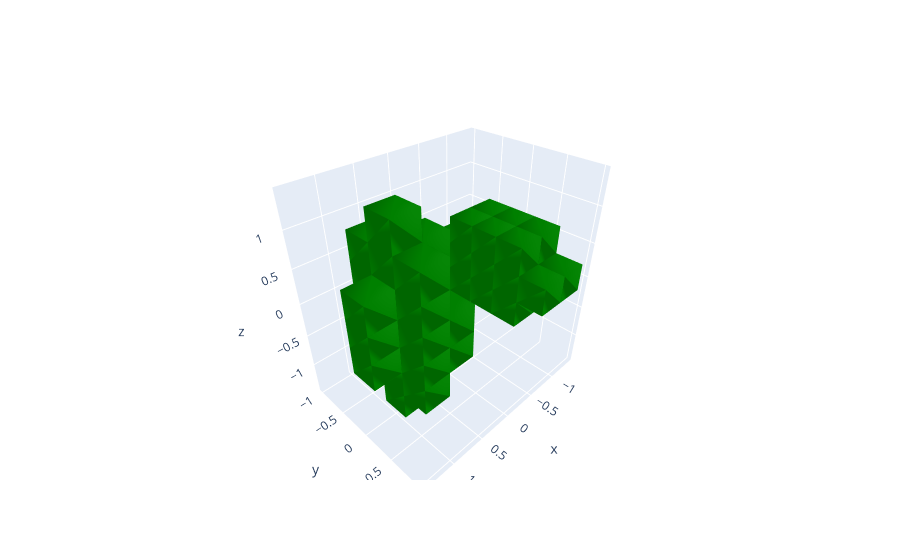

Notebook code for this chart:
### Code cell
import plotly.graph_objects as go
import numpy as np


prob_pred = model.predict(x_val)[2]
pred = np.round(prob_pred)

print(pred.shape)


fig = go.Figure(data=[
    go.Mesh3d(
        # 8 vertices of a cube
        x=np.array([[gridpoints[q][0]-0.2 for p in range(2)] + [gridpoints[q][0]+0.2 for p in range(2)] for p in range(2)]).flatten(),
        y=np.array([[gridpoints[q][1]-0.2] + [gridpoints[q][1]+0.2 for p in range(2)] + [gridpoints[q][1]-0.2] for p in range(2)]).flatten(),
        z=[gridpoints[q][2]-0.2 for p in range(4)] + [gridpoints[q][2]+0.2 for p in range(4)],
        i = [7, 0, 0, 0, 4, 4, 6, 6, 4, 0, 3, 2],
        j = [3, 4, 1, 2, 5, 6, 5, 2, 0, 1, 6, 3],
        k = [0, 7, 2, 3, 6, 7, 1, 1, 5, 5, 7, 6],
        color = 'green'
    )
 for q in range(1331) if (pred[q]==1)]
)


fig.show()

### Figure 1 — Plotly figure (JSON) as saved in the notebook; plotly's stock layout.template omitted (floating-point values rounded to 4 significant figures)
{"data": [{"color": "green", "i": [7, 0, 0, 0, 4, 4, 6, 6, 4, 0, 3, 2], "j": [3, 4, 1, 2, 5, 6, 5, 2, 0, 1, 6, 3], "k": [0, 7, 2, 3, 6, 7, 1, 1, 5, 5, 7, 6], "type": "mesh3d", "x": [0.6, 0.6, 1.0, 1.0, 0.6, 0.6, 1.0, 1.0], "y": [-0.2, 0.2, 0.2, -0.2, -0.2, 0.2, 0.2, -0.2], "z": [-1.4, -1.4, -1.4, -1.4, -1, -1, -1, -1]}, {"color": "green", "i": [7, 0, 0, 0, 4, 4, 6, 6, 4, 0, 3, 2], "j": [3, 4, 1, 2, 5, 6, 5, 2, 0, 1, 6, 3], "k": [0, 7, 2, 3, 6, 7, 1, 1, 5, 5, 7, 6], "type": "mesh3d", "x": [0.6, 0.6, 1.0, 1.0, 0.6, 0.6, 1.0, 1.0], "y": [-0.6, -0.2, -0.2, -0.6, -0.6, -0.2, -0.2, -0.6], "z": [-1.0, -1.0, -1.0, -1.0, -0.6, -0.6, -0.6, -0.6]}, {"color": "green", "i": [7, 0, 0, 0, 4, 4, 6, 6, 4, 0, 3, 2], "j": [3, 4, 1, 2, 5, 6, 5, 2, 0, 1, 6, 3], "k": [0, 7, 2, 3, 6, 7, 1, 1, 5, 5, 7, 6], "type": "mesh3d", "x": [-1.4, -1.4, -1, -1, -1.4, -1.4, -1, -1], "y": [-0.2, 0.2, 0.2, -0.2, -0.2, 0.2, 0.2, -0.2], "z": [-1.0, -1.0, -1.0, -1.0, -0.6, -0.6, -0.6, -0.6]}, {"color": "green", "i": [7, 0, 0, 0, 4, 4, 6, 6, 4, 0, 3, 2], "j": [3, 4, 1, 2, 5, 6, 5, 2, 0, 1, 6, 3], "k": [0, 7, 2, 3, 6, 7, 1, 1, 5, 5, 7, 6], "type": "mesh3d", "x": [0.2, 0.2, 0.6, 0.6, 0.2, 0.2, 0.6, 0.6], "y": [-0.2, 0.2, 0.2, -0.2, -0.2, 0.2, 0.2, -0.2], "z": [-1.0, -1.0, -1.0, -1.0, -0.6, -0.6, -0.6, -0.6]}, {"color": "green", "i": [7, 0, 0, 0, 4, 4, 6, 6, 4, 0, 3, 2], "j": [3, 4, 1, 2, 5, 6, 5, 2, 0, 1, 6, 3], "k": [0, 7, 2, 3, 6, 7, 1, 1, 5, 5, 7, 6], "type": "mesh3d", "x": [0.6, 0.6, 1.0, 1.0, 0.6, 0.6, 1.0, 1.0], "y": [-0.2, 0.2, 0.2, -0.2, -0.2, 0.2, 0.2, -0.2], "z": [-1.0, -1.0, -1.0, -1.0, -0.6, -0.6, -0.6, -0.6]}, {"color": "green", "i": [7, 0, 0, 0, 4, 4, 6, 6, 4, 0, 3, 2], "j": [3, 4, 1, 2, 5, 6, 5, 2, 0, 1, 6, 3], "k": [0, 7, 2, 3, 6, 7, 1, 1, 5, 5, 7, 6], "type": "mesh3d", "x": [0.6, 0.6, 1.0, 1.0, 0.6, 0.6, 1.0, 1.0], "y": [0.2, 0.6, 0.6, 0.2, 0.2, 0.6, 0.6, 0.2], "z": [-1.0, -1.0, -1.0, -1.0, -0.6, -0.6, -0.6, -0.6]}, {"color": "green", "i": [7, 0, 0, 0, 4, 4, 6, 6, 4, 0, 3, 2], "j": [3, 4, 1, 2, 5, 6, 5, 2, 0, 1, 6, 3], "k": [0, 7, 2, 3, 6, 7, 1, 1, 5, 5, 7, 6], "type": "mesh3d", "x": [-1.4, -1.4, -1, -1, -1.4, -1.4, -1, -1], "y": [-0.6, -0.2, -0.2, -0.6, -0.6, -0.2, -0.2, -0.6], "z": [-0.6, -0.6, -0.6, -0.6, -0.2, -0.2, -0.2, -0.2]}, {"color": "green", "i": [7, 0, 0, 0, 4, 4, 6, 6, 4, 0, 3, 2], "j": [3, 4, 1, 2, 5, 6, 5, 2, 0, 1, 6, 3], "k": [0, 7, 2, 3, 6, 7, 1, 1, 5, 5, 7, 6], "type": "mesh3d", "x": [-1.0, -1.0, -0.6, -0.6, -1.0, -1.0, -0.6, -0.6], "y": [-0.6, -0.2, -0.2, -0.6, -0.6, -0.2, -0.2, -0.6], "z": [-0.6, -0.6, -0.6, -0.6, -0.2, -0.2, -0.2, -0.2]}, {"color": "green", "i": [7, 0, 0, 0, 4, 4, 6, 6, 4, 0, 3, 2], "j": [3, 4, 1, 2, 5, 6, 5, 2, 0, 1, 6, 3], "k": [0, 7, 2, 3, 6, 7, 1, 1, 5, 5, 7, 6], "type": "mesh3d", "x": [0.6, 0.6, 1.0, 1.0, 0.6, 0.6, 1.0, 1.0], "y": [-0.6, -0.2, -0.2, -0.6, -0.6, -0.2, -0.2, -0.6], "z": [-0.6, -0.6, -0.6, -0.6, -0.2, -0.2, -0.2, -0.2]}, {"color": "green", "i": [7, 0, 0, 0, 4, 4, 6, 6, 4, 0, 3, 2], "j": [3, 4, 1, 2, 5, 6, 5, 2, 0, 1, 6, 3], "k": [0, 7, 2, 3, 6, 7, 1, 1, 5, 5, 7, 6], "type": "mesh3d", "x": [-1.4, -1.4, -1, -1, -1.4, -1.4, -1, -1], "y": [-0.2, 0.2, 0.2, -0.2, -0.2, 0.2, 0.2, -0.2], "z": [-0.6, -0.6, -0.6, -0.6, -0.2, -0.2, -0.2, -0.2]}, {"color": "green", "i": [7, 0, 0, 0, 4, 4, 6, 6, 4, 0, 3, 2], "j": [3, 4, 1, 2, 5, 6, 5, 2, 0, 1, 6, 3], "k": [0, 7, 2, 3, 6, 7, 1, 1, 5, 5, 7, 6], "type": "mesh3d", "x": [-1.0, -1.0, -0.6, -0.6, -1.0, -1.0, -0.6, -0.6], "y": [-0.2, 0.2, 0.2, -0.2, -0.2, 0.2, 0.2, -0.2], "z": [-0.6, -0.6, -0.6, -0.6, -0.2, -0.2, -0.2, -0.2]}, {"color": "green", "i": [7, 0, 0, 0, 4, 4, 6, 6, 4, 0, 3, 2], "j": [3, 4, 1, 2, 5, 6, 5, 2, 0, 1, 6, 3], "k": [0, 7, 2, 3, 6, 7, 1, 1, 5, 5, 7, 6], "type": "mesh3d", "x": [0.2, 0.2, 0.6, 0.6, 0.2, 0.2, 0.6, 0.6], "y": [-0.2, 0.2, 0.2, -0.2, -0.2, 0.2, 0.2, -0.2], "z": [-0.6, -0.6, -0.6, -0.6, -0.2, -0.2, -0.2, -0.2]}, {"color": "green", "i": [7, 0, 0, 0, 4, 4, 6, 6, 4, 0, 3, 2], "j": [3, 4, 1, 2, 5, 6, 5, 2, 0, 1, 6, 3], "k": [0, 7, 2, 3, 6, 7, 1, 1, 5, 5, 7, 6], "type": "mesh3d", "x": [0.6, 0.6, 1.0, 1.0, 0.6, 0.6, 1.0, 1.0], "y": [-0.2, 0.2, 0.2, -0.2, -0.2, 0.2, 0.2, -0.2], "z": [-0.6, -0.6, -0.6, -0.6, -0.2, -0.2, -0.2, -0.2]}, {"color": "green", "i": [7, 0, 0, 0, 4, 4, 6, 6, 4, 0, 3, 2], "j": [3, 4, 1, 2, 5, 6, 5, 2, 0, 1, 6, 3], "k": [0, 7, 2, 3, 6, 7, 1, 1, 5, 5, 7, 6], "type": "mesh3d", "x": [1.0, 1.0, 1.4, 1.4, 1.0, 1.0, 1.4, 1.4], "y": [-0.2, 0.2, 0.2, -0.2, -0.2, 0.2, 0.2, -0.2], "z": [-0.6, -0.6, -0.6, -0.6, -0.2, -0.2, -0.2, -0.2]}, {"color": "green", "i": [7, 0, 0, 0, 4, 4, 6, 6, 4, 0, 3, 2], "j": [3, 4, 1, 2, 5, 6, 5, 2, 0, 1, 6, 3], "k": [0, 7, 2, 3, 6, 7, 1, 1, 5, 5, 7, 6], "type": "mesh3d", "x": [-1.4, -1.4, -1, -1, -1.4, -1.4, -1, -1], "y": [0.2, 0.6, 0.6, 0.2, 0.2, 0.6, 0.6, 0.2], "z": [-0.6, -0.6, -0.6, -0.6, -0.2, -0.2, -0.2, -0.2]}, {"color": "green", "i": [7, 0, 0, 0, 4, 4, 6, 6, 4, 0, 3, 2], "j": [3, 4, 1, 2, 5, 6, 5, 2, 0, 1, 6, 3], "k": [0, 7, 2, 3, 6, 7, 1, 1, 5, 5, 7, 6], "type": "mesh3d", "x": [-1.0, -1.0, -0.6, -0.6, -1.0, -1.0, -0.6, -0.6], "y": [0.2, 0.6, 0.6, 0.2, 0.2, 0.6, 0.6, 0.2], "z": [-0.6, -0.6, -0.6, -0.6, -0.2, -0.2, -0.2, -0.2]}, {"color": "green", "i": [7, 0, 0, 0, 4, 4, 6, 6, 4, 0, 3, 2], "j": [3, 4, 1, 2, 5, 6, 5, 2, 0, 1, 6, 3], "k": [0, 7, 2, 3, 6, 7, 1, 1, 5, 5, 7, 6], "type": "mesh3d", "x": [0.2, 0.2, 0.6, 0.6, 0.2, 0.2, 0.6, 0.6], "y": [0.2, 0.6, 0.6, 0.2, 0.2, 0.6, 0.6, 0.2], "z": [-0.6, -0.6, -0.6, -0.6, -0.2, -0.2, -0.2, -0.2]}, {"color": "green", "i": [7, 0, 0, 0, 4, 4, 6, 6, 4, 0, 3, 2], "j": [3, 4, 1, 2, 5, 6, 5, 2, 0, 1, 6, 3], "k": [0, 7, 2, 3, 6, 7, 1, 1, 5, 5, 7, 6], "type": "mesh3d", "x": [0.6, 0.6, 1.0, 1.0, 0.6, 0.6, 1.0, 1.0], "y": [0.2, 0.6, 0.6, 0.2, 0.2, 0.6, 0.6, 0.2], "z": [-0.6, -0.6, -0.6, -0.6, -0.2, -0.2, -0.2, -0.2]}, {"color": "green", "i": [7, 0, 0, 0, 4, 4, 6, 6, 4, 0, 3, 2], "j": [3, 4, 1, 2, 5, 6, 5, 2, 0, 1, 6, 3], "k": [0, 7, 2, 3, 6, 7, 1, 1, 5, 5, 7, 6], "type": "mesh3d", "x": [-1.4, -1.4, -1, -1, -1.4, -1.4, -1, -1], "y": [-1.0, -0.6, -0.6, -1.0, -1.0, -0.6, -0.6, -1.0], "z": [-0.2, -0.2, -0.2, -0.2, 0.2, 0.2, 0.2, 0.2]}, {"color": "green", "i": [7, 0, 0, 0, 4, 4, 6, 6, 4, 0, 3, 2], "j": [3, 4, 1, 2, 5, 6, 5, 2, 0, 1, 6, 3], "k": [0, 7, 2, 3, 6, 7, 1, 1, 5, 5, 7, 6], "type": "mesh3d", "x": [-1.0, -1.0, -0.6, -0.6, -1.0, -1.0, -0.6, -0.6], "y": [-1.0, -0.6, -0.6, -1.0, -1.0, -0.6, -0.6, -1.0], "z": [-0.2, -0.2, -0.2, -0.2, 0.2, 0.2, 0.2, 0.2]}, {"color": "green", "i": [7, 0, 0, 0, 4, 4, 6, 6, 4, 0, 3, 2], "j": [3, 4, 1, 2, 5, 6, 5, 2, 0, 1, 6, 3], "k": [0, 7, 2, 3, 6, 7, 1, 1, 5, 5, 7, 6], "type": "mesh3d", "x": [-1.4, -1.4, -1, -1, -1.4, -1.4, -1, -1], "y": [-0.6, -0.2, -0.2, -0.6, -0.6, -0.2, -0.2, -0.6], "z": [-0.2, -0.2, -0.2, -0.2, 0.2, 0.2, 0.2, 0.2]}, {"color": "green", "i": [7, 0, 0, 0, 4, 4, 6, 6, 4, 0, 3, 2], "j": [3, 4, 1, 2, 5, 6, 5, 2, 0, 1, 6, 3], "k": [0, 7, 2, 3, 6, 7, 1, 1, 5, 5, 7, 6], "type": "mesh3d", "x": [-1.0, -1.0, -0.6, -0.6, -1.0, -1.0, -0.6, -0.6], "y": [-0.6, -0.2, -0.2, -0.6, -0.6, -0.2, -0.2, -0.6], "z": [-0.2, -0.2, -0.2, -0.2, 0.2, 0.2, 0.2, 0.2]}, {"color": "green", "i": [7, 0, 0, 0, 4, 4, 6, 6, 4, 0, 3, 2], "j": [3, 4, 1, 2, 5, 6, 5, 2, 0, 1, 6, 3], "k": [0, 7, 2, 3, 6, 7, 1, 1, 5, 5, 7, 6], "type": "mesh3d", "x": [0.2, 0.2, 0.6, 0.6, 0.2, 0.2, 0.6, 0.6], "y": [-0.6, -0.2, -0.2, -0.6, -0.6, -0.2, -0.2, -0.6], "z": [-0.2, -0.2, -0.2, -0.2, 0.2, 0.2, 0.2, 0.2]}, {"color": "green", "i": [7, 0, 0, 0, 4, 4, 6, 6, 4, 0, 3, 2], "j": [3, 4, 1, 2, 5, 6, 5, 2, 0, 1, 6, 3], "k": [0, 7, 2, 3, 6, 7, 1, 1, 5, 5, 7, 6], "type": "mesh3d", "x": [0.6, 0.6, 1.0, 1.0, 0.6, 0.6, 1.0, 1.0], "y": [-0.6, -0.2, -0.2, -0.6, -0.6, -0.2, -0.2, -0.6], "z": [-0.2, -0.2, -0.2, -0.2, 0.2, 0.2, 0.2, 0.2]}, {"color": "green", "i": [7, 0, 0, 0, 4, 4, 6, 6, 4, 0, 3, 2], "j": [3, 4, 1, 2, 5, 6, 5, 2, 0, 1, 6, 3], "k": [0, 7, 2, 3, 6, 7, 1, 1, 5, 5, 7, 6], "type": "mesh3d", "x": [-1.4, -1.4, -1, -1, -1.4, -1.4, -1, -1], "y": [-0.2, 0.2, 0.2, -0.2, -0.2, 0.2, 0.2, -0.2], "z": [-0.2, -0.2, -0.2, -0.2, 0.2, 0.2, 0.2, 0.2]}, {"color": "green", "i": [7, 0, 0, 0, 4, 4, 6, 6, 4, 0, 3, 2], "j": [3, 4, 1, 2, 5, 6, 5, 2, 0, 1, 6, 3], "k": [0, 7, 2, 3, 6, 7, 1, 1, 5, 5, 7, 6], "type": "mesh3d", "x": [-1.0, -1.0, -0.6, -0.6, -1.0, -1.0, -0.6, -0.6], "y": [-0.2, 0.2, 0.2, -0.2, -0.2, 0.2, 0.2, -0.2], "z": [-0.2, -0.2, -0.2, -0.2, 0.2, 0.2, 0.2, 0.2]}, {"color": "green", "i": [7, 0, 0, 0, 4, 4, 6, 6, 4, 0, 3, 2], "j": [3, 4, 1, 2, 5, 6, 5, 2, 0, 1, 6, 3], "k": [0, 7, 2, 3, 6, 7, 1, 1, 5, 5, 7, 6], "type": "mesh3d", "x": [0.2, 0.2, 0.6, 0.6, 0.2, 0.2, 0.6, 0.6], "y": [-0.2, 0.2, 0.2, -0.2, -0.2, 0.2, 0.2, -0.2], "z": [-0.2, -0.2, -0.2, -0.2, 0.2, 0.2, 0.2, 0.2]}, {"color": "green", "i": [7, 0, 0, 0, 4, 4, 6, 6, 4, 0, 3, 2], "j": [3, 4, 1, 2, 5, 6, 5, 2, 0, 1, 6, 3], "k": [0, 7, 2, 3, 6, 7, 1, 1, 5, 5, 7, 6], "type": "mesh3d", "x": [0.6, 0.6, 1.0, 1.0, 0.6, 0.6, 1.0, 1.0], "y": [-0.2, 0.2, 0.2, -0.2, -0.2, 0.2, 0.2, -0.2], "z": [-0.2, -0.2, -0.2, -0.2, 0.2, 0.2, 0.2, 0.2]}, {"color": "green", "i": [7, 0, 0, 0, 4, 4, 6, 6, 4, 0, 3, 2], "j": [3, 4, 1, 2, 5, 6, 5, 2, 0, 1, 6, 3], "k": [0, 7, 2, 3, 6, 7, 1, 1, 5, 5, 7, 6], "type": "mesh3d", "x": [1.0, 1.0, 1.4, 1.4, 1.0, 1.0, 1.4, 1.4], "y": [-0.2, 0.2, 0.2, -0.2, -0.2, 0.2, 0.2, -0.2], "z": [-0.2, -0.2, -0.2, -0.2, 0.2, 0.2, 0.2, 0.2]}, {"color": "green", "i": [7, 0, 0, 0, 4, 4, 6, 6, 4, 0, 3, 2], "j": [3, 4, 1, 2, 5, 6, 5, 2, 0, 1, 6, 3], "k": [0, 7, 2, 3, 6, 7, 1, 1, 5, 5, 7, 6], "type": "mesh3d", "x": [-1.4, -1.4, -1, -1, -1.4, -1.4, -1, -1], "y": [0.2, 0.6, 0.6, 0.2, 0.2, 0.6, 0.6, 0.2], "z": [-0.2, -0.2, -0.2, -0.2, 0.2, 0.2, 0.2, 0.2]}, {"color": "green", "i": [7, 0, 0, 0, 4, 4, 6, 6, 4, 0, 3, 2], "j": [3, 4, 1, 2, 5, 6, 5, 2, 0, 1, 6, 3], "k": [0, 7, 2, 3, 6, 7, 1, 1, 5, 5, 7, 6], "type": "mesh3d", "x": [-1.0, -1.0, -0.6, -0.6, -1.0, -1.0, -0.6, -0.6], "y": [0.2, 0.6, 0.6, 0.2, 0.2, 0.6, 0.6, 0.2], "z": [-0.2, -0.2, -0.2, -0.2, 0.2, 0.2, 0.2, 0.2]}, {"color": "green", "i": [7, 0, 0, 0, 4, 4, 6, 6, 4, 0, 3, 2], "j": [3, 4, 1, 2, 5, 6, 5, 2, 0, 1, 6, 3], "k": [0, 7, 2, 3, 6, 7, 1, 1, 5, 5, 7, 6], "type": "mesh3d", "x": [0.2, 0.2, 0.6, 0.6, 0.2, 0.2, 0.6, 0.6], "y": [0.2, 0.6, 0.6, 0.2, 0.2, 0.6, 0.6, 0.2], "z": [-0.2, -0.2, -0.2, -0.2, 0.2, 0.2, 0.2, 0.2]}, {"color": "green", "i": [7, 0, 0, 0, 4, 4, 6, 6, 4, 0, 3, 2], "j": [3, 4, 1, 2, 5, 6, 5, 2, 0, 1, 6, 3], "k": [0, 7, 2, 3, 6, 7, 1, 1, 5, 5, 7, 6], "type": "mesh3d", "x": [0.6, 0.6, 1.0, 1.0, 0.6, 0.6, 1.0, 1.0], "y": [0.2, 0.6, 0.6, 0.2, 0.2, 0.6, 0.6, 0.2], "z": [-0.2, -0.2, -0.2, -0.2, 0.2, 0.2, 0.2, 0.2]}, {"color": "green", "i": [7, 0, 0, 0, 4, 4, 6, 6, 4, 0, 3, 2], "j": [3, 4, 1, 2, 5, 6, 5, 2, 0, 1, 6, 3], "k": [0, 7, 2, 3, 6, 7, 1, 1, 5, 5, 7, 6], "type": "mesh3d", "x": [-1.4, -1.4, -1, -1, -1.4, -1.4, -1, -1], "y": [0.6, 1.0, 1.0, 0.6, 0.6, 1.0, 1.0, 0.6], "z": [-0.2, -0.2, -0.2, -0.2, 0.2, 0.2, 0.2, 0.2]}, {"color": "green", "i": [7, 0, 0, 0, 4, 4, 6, 6, 4, 0, 3, 2], "j": [3, 4, 1, 2, 5, 6, 5, 2, 0, 1, 6, 3], "k": [0, 7, 2, 3, 6, 7, 1, 1, 5, 5, 7, 6], "type": "mesh3d", "x": [-1.0, -1.0, -0.6, -0.6, -1.0, -1.0, -0.6, -0.6], "y": [0.6, 1.0, 1.0, 0.6, 0.6, 1.0, 1.0, 0.6], "z": [-0.2, -0.2, -0.2, -0.2, 0.2, 0.2, 0.2, 0.2]}, {"color": "green", "i": [7, 0, 0, 0, 4, 4, 6, 6, 4, 0, 3, 2], "j": [3, 4, 1, 2, 5, 6, 5, 2, 0, 1, 6, 3], "k": [0, 7, 2, 3, 6, 7, 1, 1, 5, 5, 7, 6], "type": "mesh3d", "x": [-1.4, -1.4, -1, -1, -1.4, -1.4, -1, -1], "y": [-0.6, -0.2, -0.2, -0.6, -0.6, -0.2, -0.2, -0.6], "z": [0.2, 0.2, 0.2, 0.2, 0.6, 0.6, 0.6, 0.6]}, {"color": "green", "i": [7, 0, 0, 0, 4, 4, 6, 6, 4, 0, 3, 2], "j": [3, 4, 1, 2, 5, 6, 5, 2, 0, 1, 6, 3], "k": [0, 7, 2, 3, 6, 7, 1, 1, 5, 5, 7, 6], "type": "mesh3d", "x": [-1.0, -1.0, -0.6, -0.6, -1.0, -1.0, -0.6, -0.6], "y": [-0.6, -0.2, -0.2, -0.6, -0.6, -0.2, -0.2, -0.6], "z": [0.2, 0.2, 0.2, 0.2, 0.6, 0.6, 0.6, 0.6]}, {"color": "green", "i": [7, 0, 0, 0, 4, 4, 6, 6, 4, 0, 3, 2], "j": [3, 4, 1, 2, 5, 6, 5, 2, 0, 1, 6, 3], "k": [0, 7, 2, 3, 6, 7, 1, 1, 5, 5, 7, 6], "type": "mesh3d", "x": [0.6, 0.6, 1.0, 1.0, 0.6, 0.6, 1.0, 1.0], "y": [-0.6, -0.2, -0.2, -0.6, -0.6, -0.2, -0.2, -0.6], "z": [0.2, 0.2, 0.2, 0.2, 0.6, 0.6, 0.6, 0.6]}, {"color": "green", "i": [7, 0, 0, 0, 4, 4, 6, 6, 4, 0, 3, 2], "j": [3, 4, 1, 2, 5, 6, 5, 2, 0, 1, 6, 3], "k": [0, 7, 2, 3, 6, 7, 1, 1, 5, 5, 7, 6], "type": "mesh3d", "x": [-1.4, -1.4, -1, -1, -1.4, -1.4, -1, -1], "y": [-0.2, 0.2, 0.2, -0.2, -0.2, 0.2, 0.2, -0.2], "z": [0.2, 0.2, 0.2, 0.2, 0.6, 0.6, 0.6, 0.6]}, {"color": "green", "i": [7, 0, 0, 0, 4, 4, 6, 6, 4, 0, 3, 2], "j": [3, 4, 1, 2, 5, 6, 5, 2, 0, 1, 6, 3], "k": [0, 7, 2, 3, 6, 7, 1, 1, 5, 5, 7, 6], "type": "mesh3d", "x": [-1.0, -1.0, -0.6, -0.6, -1.0, -1.0, -0.6, -0.6], "y": [-0.2, 0.2, 0.2, -0.2, -0.2, 0.2, 0.2, -0.2], "z": [0.2, 0.2, 0.2, 0.2, 0.6, 0.6, 0.6, 0.6]}, {"color": "green", "i": [7, 0, 0, 0, 4, 4, 6, 6, 4, 0, 3, 2], "j": [3, 4, 1, 2, 5, 6, 5, 2, 0, 1, 6, 3], "k": [0, 7, 2, 3, 6, 7, 1, 1, 5, 5, 7, 6], "type": "mesh3d", "x": [0.2, 0.2, 0.6, 0.6, 0.2, 0.2, 0.6, 0.6], "y": [-0.2, 0.2, 0.2, -0.2, -0.2, 0.2, 0.2, -0.2], "z": [0.2, 0.2, 0.2, 0.2, 0.6, 0.6, 0.6, 0.6]}, {"color": "green", "i": [7, 0, 0, 0, 4, 4, 6, 6, 4, 0, 3, 2], "j": [3, 4, 1, 2, 5, 6, 5, 2, 0, 1, 6, 3], "k": [0, 7, 2, 3, 6, 7, 1, 1, 5, 5, 7, 6], "type": "mesh3d", "x": [0.6, 0.6, 1.0, 1.0, 0.6, 0.6, 1.0, 1.0], "y": [-0.2, 0.2, 0.2, -0.2, -0.2, 0.2, 0.2, -0.2], "z": [0.2, 0.2, 0.2, 0.2, 0.6, 0.6, 0.6, 0.6]}, {"color": "green", "i": [7, 0, 0, 0, 4, 4, 6, 6, 4, 0, 3, 2], "j": [3, 4, 1, 2, 5, 6, 5, 2, 0, 1, 6, 3], "k": [0, 7, 2, 3, 6, 7, 1, 1, 5, 5, 7, 6], "type": "mesh3d", "x": [1.0, 1.0, 1.4, 1.4, 1.0, 1.0, 1.4, 1.4], "y": [-0.2, 0.2, 0.2, -0.2, -0.2, 0.2, 0.2, -0.2], "z": [0.2, 0.2, 0.2, 0.2, 0.6, 0.6, 0.6, 0.6]}, {"color": "green", "i": [7, 0, 0, 0, 4, 4, 6, 6, 4, 0, 3, 2], "j": [3, 4, 1, 2, 5, 6, 5, 2, 0, 1, 6, 3], "k": [0, 7, 2, 3, 6, 7, 1, 1, 5, 5, 7, 6], "type": "mesh3d", "x": [-1.4, -1.4, -1, -1, -1.4, -1.4, -1, -1], "y": [0.2, 0.6, 0.6, 0.2, 0.2, 0.6, 0.6, 0.2], "z": [0.2, 0.2, 0.2, 0.2, 0.6, 0.6, 0.6, 0.6]}, {"color": "green", "i": [7, 0, 0, 0, 4, 4, 6, 6, 4, 0, 3, 2], "j": [3, 4, 1, 2, 5, 6, 5, 2, 0, 1, 6, 3], "k": [0, 7, 2, 3, 6, 7, 1, 1, 5, 5, 7, 6], "type": "mesh3d", "x": [-1.0, -1.0, -0.6, -0.6, -1.0, -1.0, -0.6, -0.6], "y": [0.2, 0.6, 0.6, 0.2, 0.2, 0.6, 0.6, 0.2], "z": [0.2, 0.2, 0.2, 0.2, 0.6, 0.6, 0.6, 0.6]}, {"color": "green", "i": [7, 0, 0, 0, 4, 4, 6, 6, 4, 0, 3, 2], "j": [3, 4, 1, 2, 5, 6, 5, 2, 0, 1, 6, 3], "k": [0, 7, 2, 3, 6, 7, 1, 1, 5, 5, 7, 6], "type": "mesh3d", "x": [0.6, 0.6, 1.0, 1.0, 0.6, 0.6, 1.0, 1.0], "y": [0.2, 0.6, 0.6, 0.2, 0.2, 0.6, 0.6, 0.2], "z": [0.2, 0.2, 0.2, 0.2, 0.6, 0.6, 0.6, 0.6]}, {"color": "green", "i": [7, 0, 0, 0, 4, 4, 6, 6, 4, 0, 3, 2], "j": [3, 4, 1, 2, 5, 6, 5, 2, 0, 1, 6, 3], "k": [0, 7, 2, 3, 6, 7, 1, 1, 5, 5, 7, 6], "type": "mesh3d", "x": [0.6, 0.6, 1.0, 1.0, 0.6, 0.6, 1.0, 1.0], "y": [-0.6, -0.2, -0.2, -0.6, -0.6, -0.2, -0.2, -0.6], "z": [0.6, 0.6, 0.6, 0.6, 1.0, 1.0, 1.0, 1.0]}, {"color": "green", "i": [7, 0, 0, 0, 4, 4, 6, 6, 4, 0, 3, 2], "j": [3, 4, 1, 2, 5, 6, 5, 2, 0, 1, 6, 3], "k": [0, 7, 2, 3, 6, 7, 1, 1, 5, 5, 7, 6], "type": "mesh3d", "x": [0.2, 0.2, 0.6, 0.6, 0.2, 0.2, 0.6, 0.6], "y": [-0.2, 0.2, 0.2, -0.2, -0.2, 0.2, 0.2, -0.2], "z": [0.6, 0.6, 0.6, 0.6, 1.0, 1.0, 1.0, 1.0]}, {"color": "green", "i": [7, 0, 0, 0, 4, 4, 6, 6, 4, 0, 3, 2], "j": [3, 4, 1, 2, 5, 6, 5, 2, 0, 1, 6, 3], "k": [0, 7, 2, 3, 6, 7, 1, 1, 5, 5, 7, 6], "type": "mesh3d", "x": [0.6, 0.6, 1.0, 1.0, 0.6, 0.6, 1.0, 1.0], "y": [-0.2, 0.2, 0.2, -0.2, -0.2, 0.2, 0.2, -0.2], "z": [0.6, 0.6, 0.6, 0.6, 1.0, 1.0, 1.0, 1.0]}, {"color": "green", "i": [7, 0, 0, 0, 4, 4, 6, 6, 4, 0, 3, 2], "j": [3, 4, 1, 2, 5, 6, 5, 2, 0, 1, 6, 3], "k": [0, 7, 2, 3, 6, 7, 1, 1, 5, 5, 7, 6], "type": "mesh3d", "x": [0.6, 0.6, 1.0, 1.0, 0.6, 0.6, 1.0, 1.0], "y": [0.2, 0.6, 0.6, 0.2, 0.2, 0.6, 0.6, 0.2], "z": [0.6, 0.6, 0.6, 0.6, 1.0, 1.0, 1.0, 1.0]}, {"color": "green", "i": [7, 0, 0, 0, 4, 4, 6, 6, 4, 0, 3, 2], "j": [3, 4, 1, 2, 5, 6, 5, 2, 0, 1, 6, 3], "k": [0, 7, 2, 3, 6, 7, 1, 1, 5, 5, 7, 6], "type": "mesh3d", "x": [0.6, 0.6, 1.0, 1.0, 0.6, 0.6, 1.0, 1.0], "y": [-0.2, 0.2, 0.2, -0.2, -0.2, 0.2, 0.2, -0.2], "z": [1.0, 1.0, 1.0, 1.0, 1.4, 1.4, 1.4, 1.4]}], "layout": {}}
